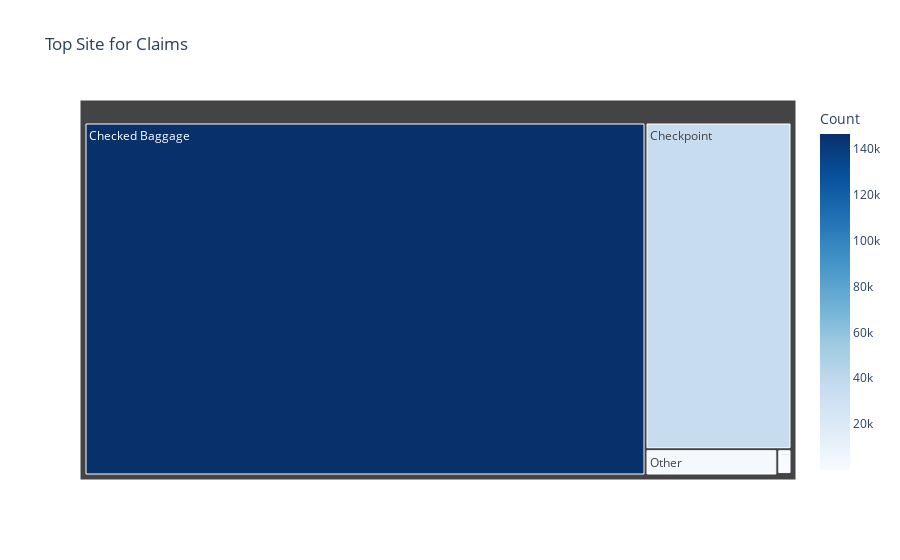

Notebook source saved alongside this figure:
### Markdown cell above
#### Claim Site
1. Di mana lokasi yang paling sering digunakan penumpang untuk klaim ?

### Code cell
import plotly.express as px

location_counts = df['Claim Site'].value_counts().reset_index()
location_counts.columns = ['Claim Site', 'Count']

fig = px.treemap(location_counts, 
                 path=['Claim Site'], 
                 values='Count',
                 color='Count',
                 color_continuous_scale='blues',
                 title='Top Site for Claims')
fig.show()

### Figure 1 — Plotly figure (JSON) as saved in the notebook; plotly's stock layout.template omitted (floating-point values rounded to 4 significant figures)
{"data": [{"branchvalues": "total", "customdata": [[15], [146481], [35277], [261], [2562]], "domain": {"x": [0, 1], "y": [0, 1]}, "hovertemplate": "labels=%{label}<br>Count_sum=%{value}<br>parent=%{parent}<br>id=%{id}<br>Count=%{color}<extra></extra>", "ids": ["Bus Station", "Checked Baggage", "Checkpoint", "Motor Vehicle", "Other"], "labels": ["Bus Station", "Checked Baggage", "Checkpoint", "Motor Vehicle", "Other"], "marker": {"coloraxis": "coloraxis", "colors": [15, 146481, 35277, 261, 2562]}, "name": "", "parents": ["", "", "", "", ""], "type": "treemap", "values": [15, 146481, 35277, 261, 2562]}], "layout": {"autosize": true, "coloraxis": {"colorbar": {"title": {"text": "Count"}}, "colorscale": [[0, "rgb(247,251,255)"], [0.125, "rgb(222,235,247)"], [0.25, "rgb(198,219,239)"], [0.375, "rgb(158,202,225)"], [0.5, "rgb(107,174,214)"], [0.625, "rgb(66,146,198)"], [0.75, "rgb(33,113,181)"], [0.875, "rgb(8,81,156)"], [1, "rgb(8,48,107)"]]}, "legend": {"tracegroupgap": 0}, "title": {"text": "Top Site for Claims"}}}
